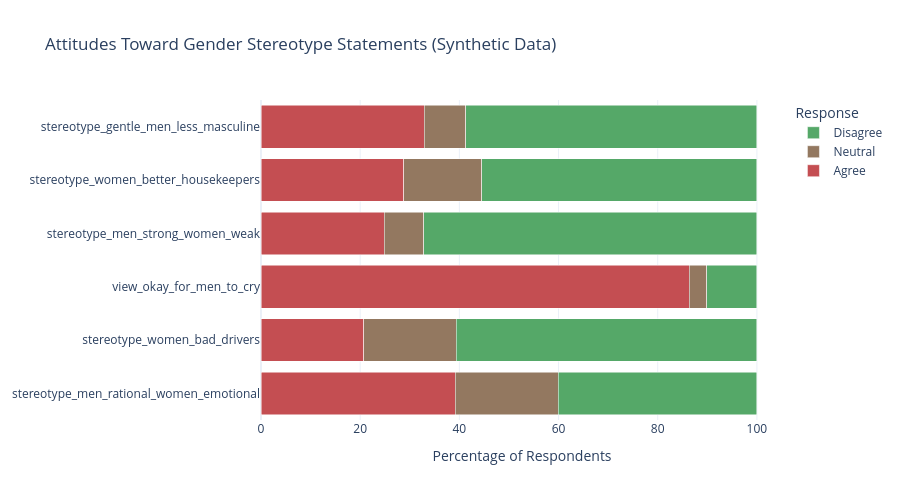

The cell this chart's notebook holds for it:
### Markdown cell above
## 7. Gender Stereotype Attitudes
We visualize how synthetic respondents answered several stereotype statements, to see the overall pattern of agreement/disagreement/neutrality.

### Code cell
# List of stereotype-related columns to visualize together
stereotype_cols = [
    'stereotype_men_rational_women_emotional',
    'stereotype_women_bad_drivers',
    'view_okay_for_men_to_cry',
    'stereotype_men_strong_women_weak',
    'stereotype_women_better_housekeepers',
    'stereotype_gentle_men_less_masculine',
]

# Build a tidy summary table: for each statement, % Agree / Disagree / Neutral
summary_rows = []
for col in stereotype_cols:
    counts = df[col].value_counts(normalize=True) * 100
    summary_rows.append({
        'statement': col,
        'Agree': counts.get('Agree', 0),
        'Disagree': counts.get('Disagree', 0),
        'Neutral': counts.get('Neutral', 0),
    })
stereo_summary = pd.DataFrame(summary_rows).set_index('statement')
display(stereo_summary.round(1))

# --- Plotly horizontal stacked bar chart ---
fig = go.Figure()
fig.add_trace(go.Bar(y=stereo_summary.index, x=stereo_summary['Agree'],
                      name='Agree', orientation='h', marker_color=PALETTE[3]))
fig.add_trace(go.Bar(y=stereo_summary.index, x=stereo_summary['Neutral'],
                      name='Neutral', orientation='h', marker_color=PALETTE[5]))
fig.add_trace(go.Bar(y=stereo_summary.index, x=stereo_summary['Disagree'],
                      name='Disagree', orientation='h', marker_color=PALETTE[2]))

fig.update_layout(
    barmode='stack',
    title="Attitudes Toward Gender Stereotype Statements (Synthetic Data)",
    xaxis_title="Percentage of Respondents",
    template='plotly_white',
    legend_title="Response",
    height=500,
)
fig.show()

### Figure 1 — Plotly figure (JSON) as saved in the notebook; plotly's stock layout.template omitted (floating-point values rounded to 4 significant figures)
{"data": [{"marker": {"color": "#C44E52"}, "name": "Agree", "orientation": "h", "type": "bar", "x": [39.2, 20.7, 86.4, 24.9, 28.8, 32.9], "y": ["stereotype_men_rational_women_emotional", "stereotype_women_bad_drivers", "view_okay_for_men_to_cry", "stereotype_men_strong_women_weak", "stereotype_women_better_housekeepers", "stereotype_gentle_men_less_masculine"]}, {"marker": {"color": "#937860"}, "name": "Neutral", "orientation": "h", "type": "bar", "x": [20.7, 18.7, 3.5, 7.9, 15.7, 8.4], "y": ["stereotype_men_rational_women_emotional", "stereotype_women_bad_drivers", "view_okay_for_men_to_cry", "stereotype_men_strong_women_weak", "stereotype_women_better_housekeepers", "stereotype_gentle_men_less_masculine"]}, {"marker": {"color": "#55A868"}, "name": "Disagree", "orientation": "h", "type": "bar", "x": [40.1, 60.6, 10.1, 67.2, 55.5, 58.7], "y": ["stereotype_men_rational_women_emotional", "stereotype_women_bad_drivers", "view_okay_for_men_to_cry", "stereotype_men_strong_women_weak", "stereotype_women_better_housekeepers", "stereotype_gentle_men_less_masculine"]}], "layout": {"barmode": "stack", "height": 500, "legend": {"title": {"text": "Response"}}, "title": {"text": "Attitudes Toward Gender Stereotype Statements (Synthetic Data)"}, "xaxis": {"title": {"text": "Percentage of Respondents"}}}}
